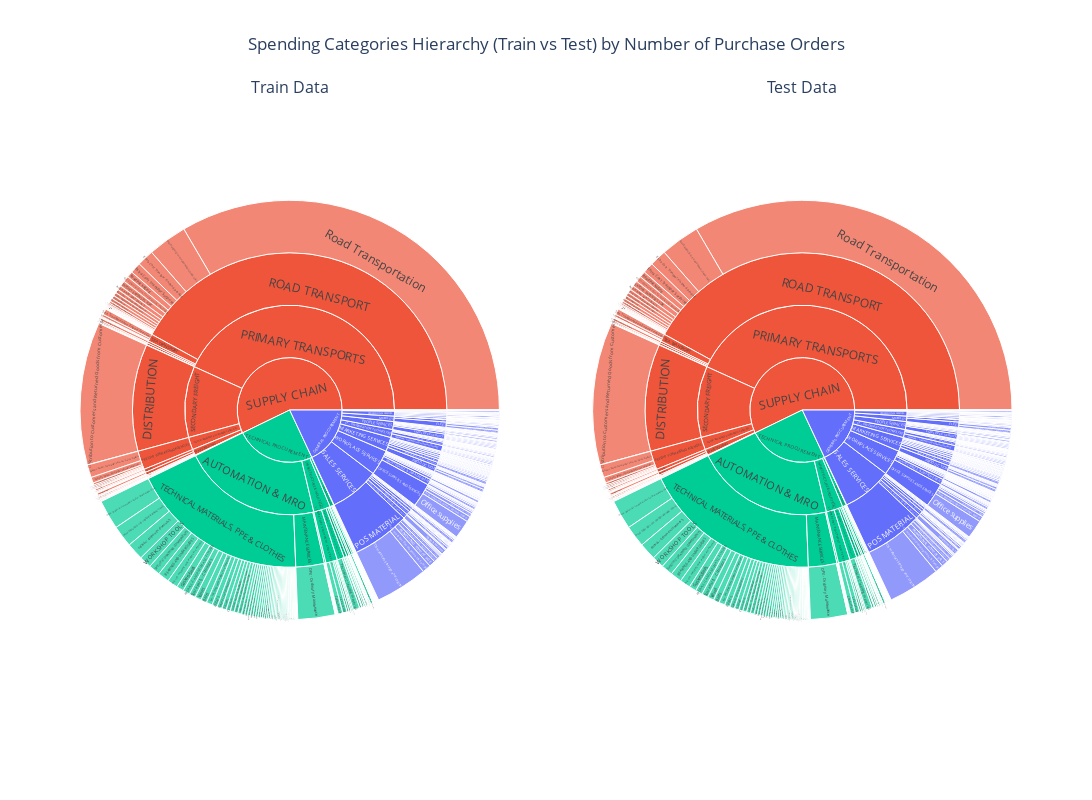

Source (notebook cell):
### Code cell
df_train_sunburst = df_train[[
    "puor_ds_level1_new",
    "puor_ds_level2_new",
    "puor_ds_level3_new",
    "puor_ds_level4_new"
]].dropna()

df_test_sunburst = df_test[[
    "puor_ds_level1_new",
    "puor_ds_level2_new",
    "puor_ds_level3_new",
    "puor_ds_level4_new"
]].dropna()

# Create individual sunburst figures
fig_train = px.sunburst(
    df_train_sunburst,
    path=[
        "puor_ds_level1_new",
        "puor_ds_level2_new",
        "puor_ds_level3_new",
    "puor_ds_level4_new"
    ],
    title="Sunburst Chart of Spending Category Hierarchy (TRAIN)",
    color="puor_ds_level1_new",
    color_discrete_map=color_map
)

fig_test = px.sunburst(
    df_test_sunburst,
    path=[
        "puor_ds_level1_new",
        "puor_ds_level2_new",
        "puor_ds_level3_new",
    "puor_ds_level4_new"
    ],
    title="Sunburst Chart of Spending Category Hierarchy (TEST)",
    color="puor_ds_level1_new",
    color_discrete_map=color_map
)

# Create a side-by-side subplot
fig = make_subplots(
    rows=1, cols=2,
    specs=[[{'type':'domain'}, {'type':'domain'}]],
    subplot_titles=("Train Data", "Test Data")
)

# Add sunbursts to subplot
fig.add_trace(fig_train.data[0], row=1, col=1)
fig.add_trace(fig_test.data[0], row=1, col=2)

fig.update_layout(
    width=1600, height=800,
    title_text="Spending Categories Hierarchy (Train vs Test) by Number of Purchase Orders",
    title_x=0.5
)

fig.show()

### Figure 1 — Plotly figure (JSON) as saved in the notebook; plotly's stock layout.template omitted (floating-point values rounded to 4 significant figures; data arrays with more than 128 entries replaced by an {"elided": "..."} marker saying what was removed)
{"data": [{"branchvalues": "total", "customdata": {"elided": "700x1 str values"}, "domain": {"x": [0, 0.45], "y": [0, 1]}, "hovertemplate": "labels=%{label}<br>count=%{value}<br>parent=%{parent}<br>id=%{id}<br>puor_ds_level1_new=%{customdata[0]}<extra></extra>", "ids": {"elided": "700 str values"}, "labels": {"elided": "700 str values"}, "marker": {"colors": {"elided": "700 str values"}}, "name": "", "parents": {"elided": "700 str values"}, "type": "sunburst", "values": {"elided": "700 int values"}}, {"branchvalues": "total", "customdata": {"elided": "700x1 str values"}, "domain": {"x": [0.55, 1], "y": [0, 1]}, "hovertemplate": "labels=%{label}<br>count=%{value}<br>parent=%{parent}<br>id=%{id}<br>puor_ds_level1_new=%{customdata[0]}<extra></extra>", "ids": {"elided": "700 str values"}, "labels": {"elided": "700 str values"}, "marker": {"colors": {"elided": "700 str values"}}, "name": "", "parents": {"elided": "700 str values"}, "type": "sunburst", "values": {"elided": "700 int values"}}], "layout": {"annotations": [{"font": {"size": 16}, "showarrow": false, "text": "Train Data", "x": 0.225, "xanchor": "center", "xref": "paper", "y": 1, "yanchor": "bottom", "yref": "paper"}, {"font": {"size": 16}, "showarrow": false, "text": "Test Data", "x": 0.775, "xanchor": "center", "xref": "paper", "y": 1, "yanchor": "bottom", "yref": "paper"}], "height": 800, "title": {"text": "Spending Categories Hierarchy (Train vs Test) by Number of Purchase Orders", "x": 0.5}, "width": 1600}}
